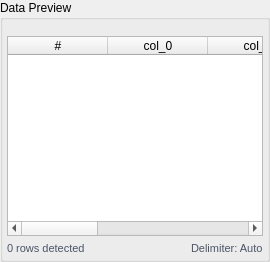
           <widget class="QGroupBox" name="grpDataPreview">
            <property name="title">
             <string>Data Preview</string>
            </property>
            <layout class="QVBoxLayout" name="dataPreviewLay">
             <property name="leftMargin">
              <number>4</number>
             </property>
             <property name="topMargin">
              <number>16</number>
             </property>
             <property name="rightMargin">
              <number>4</number>
             </property>
             <property name="bottomMargin">
              <number>4</number>
             </property>
             <item>
              <widget class="QTableWidget" name="tableDataPreview">
               <property name="minimumSize">
                <size>
                 <width>0</width>
                 <height>200</height>
                </size>
               </property>
               <property name="editTriggers">
                <set>QAbstractItemView::NoEditTriggers</set>
               </property>
               <property name="selectionMode">
                <enum>QAbstractItemView::SingleSelection</enum>
               </property>
               <property name="selectionBehavior">
                <enum>QAbstractItemView::SelectRows</enum>
               </property>
               <property name="cornerButtonEnabled">
                <bool>false</bool>
               </property>
               <attribute name="horizontalHeaderStretchLastSection">
                <bool>true</bool>
               </attribute>
               <attribute name="verticalHeaderVisible">
                <bool>false</bool>
               </attribute>
               <attribute name="verticalHeaderDefaultSectionSize">
                <number>24</number>
               </attribute>
               <column>
                <property name="text">
                 <string>#</string>
                </property>
               </column>
               <column>
                <property name="text">
                 <string>col_0</string>
                </property>
               </column>
               <column>
                <property name="text">
                 <string>col_1</string>
                </property>
               </column>
               <column>
                <property name="text">
                 <string>col_2</string>
                </property>
               </column>
               <column>
                <property name="text">
                 <string>col_3</string>
                </property>
               </column>
               <column>
                <property name="text">
                 <string>col_4</string>
                </property>
               </column>
              </widget>
             </item>
             <item>
              <layout class="QHBoxLayout" name="previewInfoLay">
               <item>
                <widget class="QLabel" name="labelRowsDetected">
                 <property name="styleSheet">
                  <string notr="true">font-size:11px;color:#4A5568;</string>
                 </property>
                 <property name="text">
                  <string>0 rows detected</string>
                 </property>
                </widget>
               </item>
               <item>
                <spacer name="previewSpacer">
                 <property name="orientation">
                  <enum>Qt::Horizontal</enum>
                 </property>
                 <property name="sizeHint" stdset="0">
                  <size>
                   <width>0</width>
                   <height>0</height>
                  </size>
                 </property>
                </spacer>
               </item>
               <item>
                <widget class="QLabel" name="labelDelimiter">
                 <property name="styleSheet">
                  <string notr="true">font-size:11px;color:#4A5568;</string>
                 </property>
                 <property name="text">
                  <string>Delimiter: Auto</string>
                 </property>
                </widget>
               </item>
              </layout>
             </item>
            </layout>
           </widget>
